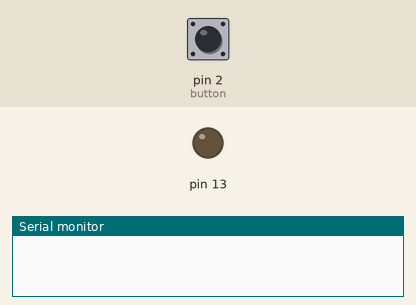
Simulated run of this sketch. Board: Arduino Uno, built with avr-gcc and run on an emulated ATmega328P. On the bench: output pins drawn as LEDs (lit = HIGH), the last lines printed to the serial monitor. The inputs (shaded band) are chosen by the test bench; at power-on: pin 2 (button) LOW.

Above: at 1.2 s.
1.3 s: pin 2 (button) pulled HIGH for 0.15 s
At 2.6 s:
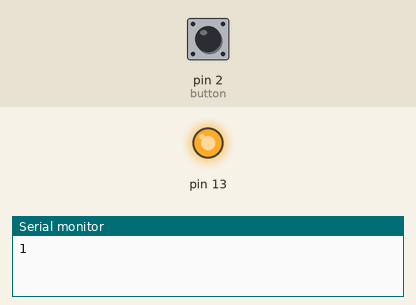
2.9 s: pin 2 (button) pulled HIGH for 1 s
At 5.1 s:
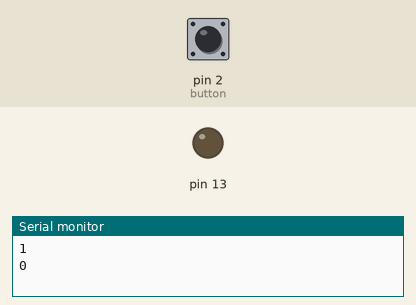
5.4 s: pin 2 (button) pulled HIGH for 3.2 s
At 10.0 s:
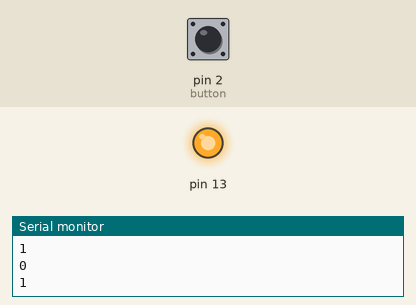
Timing chart, 0 to 11.5 s (numbered marks = the images above; inputs shaded):
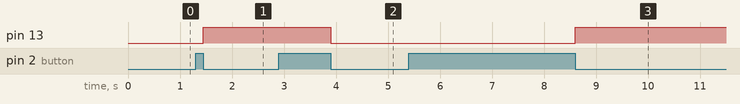

Measured:
- after the input at 1.3 s, pin 13: LOW → HIGH after 0.15 s
- after the input at 2.9 s, pin 13: HIGH → LOW after 1.0 s
- after the input at 5.4 s, pin 13: LOW → HIGH after 3.2 s

The sketch:

Push_Button_Toggle_LED.ino
```cpp
bool Toggle = false;
int i = 0;


void setup()
{
  pinMode(2, INPUT);
  pinMode(13, OUTPUT);
  Serial.begin(9600);

}

void loop() {
  if (digitalRead(2) == HIGH) {
    Toggle = !Toggle;
    Serial.println(Toggle);
    while (digitalRead(2) == HIGH) { //Supporting code to prevent weird behaviour with bounce and when the user holds down the button
    }
  }
  switch (Toggle) {

    case false:
    	digitalWrite(13, LOW);
    	break;
    case true:
    	digitalWrite(13, HIGH);
    	break;
  }
  delay(25);
}
```
